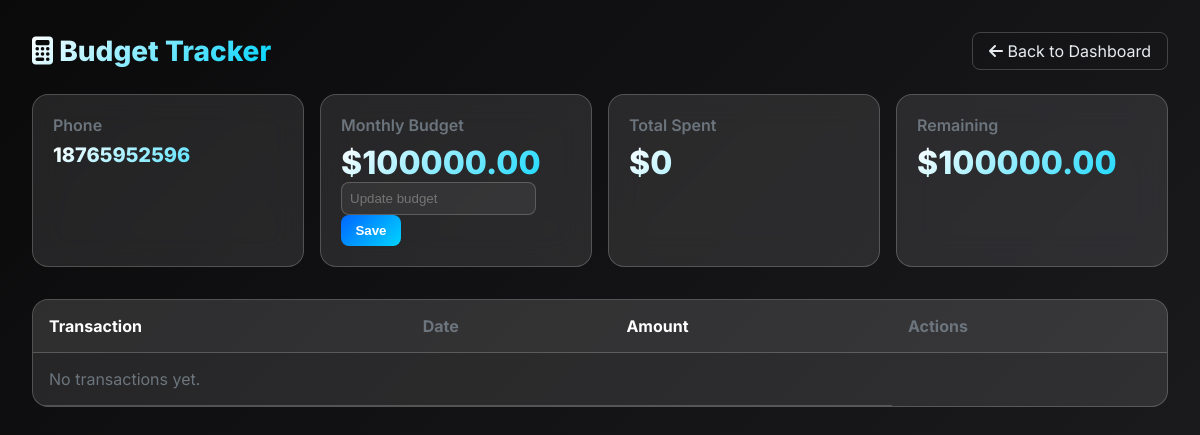
The page /service/budget-tracker/overview/ (signed in) on the database its author committed.
### core/models.py (models this page shows, shortened)
class Service(models.Model):
    slug = models.SlugField(max_length=50, unique=True, help_text="Unique identifier for the service")
    name = models.CharField(max_length=100, help_text="Display name of the service")
    description = models.TextField(help_text="Description of what this service does")
    icon = models.CharField(max_length=50, blank=True, help_text="FontAwesome icon class")
    template_workflow_id = models.PositiveIntegerField(help_text="n8n workflow ID of the template")
    credential_type = models.CharField(max_length=50, help_text="n8n credential type (e.g., 'googleOAuth2', 'httpBasicAuth')")
    credential_ui_schema = models.JSONField(help_text="JSON schema for credential input form fields")
    credential_node_types = models.JSONField(help_text="List of n8n node types that use this credential")
    is_active = models.BooleanField(default=True, help_text="Whether this service is available to users")
    created_at = models.DateTimeField(auto_now_add=True)
    updated_at = models.DateTimeField(auto_now=True)
    class Meta:
        ordering = ['name']

class UserProfile(models.Model):
    user = models.OneToOneField(User, on_delete=models.CASCADE, related_name='profile')
    phone_number = models.CharField(max_length=20, blank=True, null=True)
    created_at = models.DateTimeField(auto_now_add=True)
    updated_at = models.DateTimeField(auto_now=True)

class BudgetService(models.Model):
    user = models.ForeignKey(User, on_delete=models.CASCADE, related_name='budget_profiles')
    phone_number = models.CharField(max_length=20, help_text="Normalized phone number used as identifier")
    budget_amount = models.DecimalField(max_digits=12, decimal_places=2, help_text="Monthly budget amount")
    created_at = models.DateTimeField(auto_now_add=True)
    updated_at = models.DateTimeField(auto_now=True)
    class Meta:
        unique_together = ['user', 'phone_number']
        ordering = ['-updated_at']

### core/views.py (the view)
# urls.py: path('service/<slug:service_slug>/overview/', views.service_overview, name='service_overview'),
@login_required
def service_overview(request, service_slug):
    service = get_object_or_404(Service, slug=service_slug, is_active=True)
    if service.slug != 'budget-tracker':
        return redirect('core:service_detail', service_slug=service.slug)
    if not UserWorkflow.objects.filter(user=request.user, service=service).exists():
        messages.error(request, 'Please unlock this service first.')
        return redirect('core:service_detail', service_slug=service.slug)
    phone = None
    if getattr(request.user, 'profile', None):
        phone = request.user.profile.phone_number
    if not phone:
        profile = BudgetService.objects.filter(user=request.user).order_by('-updated_at').first()
        phone = profile.phone_number if profile else None
    if not phone:
        messages.error(request, 'Missing phone number. Please reconfigure this service.')
        return redirect('core:service_detail', service_slug=service.slug)
    profile = BudgetService.objects.filter(user=request.user, phone_number=phone).order_by('-updated_at').first()
    from django.db.models import Sum
    spent = Transaction.objects.filter(phone_number=phone).aggregate(s=Sum('total'))['s'] or 0
    remaining = (profile.budget_amount if profile else 0) - spent
    transactions = Transaction.objects.filter(phone_number=phone).order_by('-date', '-created_at')
    context = {
        'service': service,
        'phone': phone,
        'budget': profile.budget_amount if profile else 0,
        'spent': spent,
        'remaining': remaining,
        'transactions': transactions,
    }
    return render(request, 'core/budget_overview.html', context)

### core/templates/core/budget_overview.html (shortened to what this page needs)
<!DOCTYPE html>
<html lang="en">
<head>
    <link href="https://cdnjs.cloudflare.com/ajax/libs/font-awesome/6.4.0/css/all.min.css" rel="stylesheet">
    </head>
<body>
    <div class="container">
        <div class="heading">
            <h1 class="title"><i class="fas fa-calculator"></i> {{ service.name }}</h1>
            <a href="{% url 'core:dashboard' %}" class="back"><i class="fas fa-arrow-left"></i> Back to Dashboard</a>
        </div>
        <div class="grid">
            <div class="card">
                <div class="label">Phone</div>
                <div class="metric" style="font-size:1.25rem;">{{ phone }}</div>
            </div>
            <div class="card">
                <div class="label">Monthly Budget</div>
                <div class="metric">${{ budget }}</div>
                <form class="inline-form" method="post" action="{% url 'core:update_budget' service.slug %}" style="margin-top:.75rem;">
                    <input type="number" step="0.01" name="budget_amount" placeholder="Update budget" style="padding:.5rem; border-radius:8px; border:1px solid var(--glass-border); background:rgba(255,255,255,0.06); color:#fff;">
                    <button type="submit" class="btn btn-primary">Save</button>
                </form>
            </div>
            <div class="card">
                <div class="label">Total Spent</div>
                <div class="metric">${{ spent }}</div>
            </div>
            <div class="card">
                <div class="label">Remaining</div>
                <div class="metric">${{ remaining }}</div>
            </div>
        </div>
        <div class="table-wrap">
            <table>
                <thead>
                    <tr>
                        <th>Transaction</th>
                        <th class="muted">Date</th>
                        <th>Amount</th>
                        <th class="muted">Actions</th>
                    </tr>
                </thead>
                <tbody>
                {% for t in transactions %}
                    <tr>
                        <td>{{ t.name }}</td>
                        <td class="muted">{{ t.date }}</td>
                        <td>${{ t.total }}</td>
                        <td>
                            <form class="inline-form" method="post" action="{% url 'core:delete_transaction' service.slug t.id %}">
                                {% csrf_token %}
                                <button type="submit" class="btn btn-danger"><i class="fas fa-trash"></i> Delete</button>
                            </form>
                        </td>
                    </tr>
                {% empty %}
                    <tr>
                        <td colspan="3" class="muted">No transactions yet.</td>
                    </tr>
                {% endfor %}
                </tbody>
            </table>
        </div>
    </div>
</body>
</html>

### core/templates/core/budget_overview.html (style rules this page uses)
:root { --primary-black: #0a0a0b; --secondary-black: #1a1a1d; --primary-blue: #0066ff; --electric-blue: #00d4ff; --pure-white: #ffffff; --light-gray: #e9ecef; --medium-gray: #6c757d; --glass: rgba(255,255,255,0.1); --glass-border: rgba(255,255,255,0.2); }
* { margin:0; padding:0; box-sizing:border-box; }
body { font-family:'Inter', -apple-system, BlinkMacSystemFont, 'Segoe UI', sans-serif; background:linear-gradient(135deg,#0a0a0b,#1a1a1d); color:var(--pure-white); }
.container { max-width:1200px; margin:0 auto; padding:2rem; }
.heading { display:flex; justify-content:space-between; align-items:center; margin-bottom:1.5rem; }
.title { font-size:1.75rem; font-weight:800; background:linear-gradient(135deg,var(--pure-white),var(--electric-blue)); -webkit-background-clip:text; -webkit-text-fill-color:transparent; }
.back { color:var(--light-gray); text-decoration:none; border:1px solid var(--glass-border); padding:.5rem 1rem; border-radius:8px; }
.grid { display:grid; grid-template-columns:repeat(auto-fit,minmax(260px,1fr)); gap:1rem; margin-bottom:2rem; }
.card { background:var(--glass); border:1px solid var(--glass-border); border-radius:16px; padding:1.25rem; backdrop-filter:blur(16px); }
.metric { font-size:2rem; font-weight:800; margin-top:.5rem; background:linear-gradient(135deg,var(--pure-white),var(--electric-blue)); -webkit-background-clip:text; -webkit-text-fill-color:transparent; }
.label { color:var(--medium-gray); font-weight:600; }
.table-wrap { background:var(--glass); border:1px solid var(--glass-border); border-radius:16px; overflow:hidden; }
table { width:100%; border-collapse:collapse; }
thead { background:rgba(255,255,255,0.04); }
th, td { padding:1rem; border-bottom:1px solid var(--glass-border); text-align:left; }
.muted { color:var(--medium-gray); }
.btn { padding:.5rem .9rem; border:none; border-radius:8px; text-decoration:none; font-weight:600; cursor:pointer; }
.btn-primary { background:linear-gradient(135deg,#0066ff,#00d4ff); color:#fff; }
.inline-form { display:inline; }

### rows shown on the page
Service: name "Budget Tracker"
UserProfile: phone_number "18765952596"
BudgetService: budget_amount "100000.00"

### other values the page prints
{{ spent }} "0"
{{ remaining }} "100000.00"
